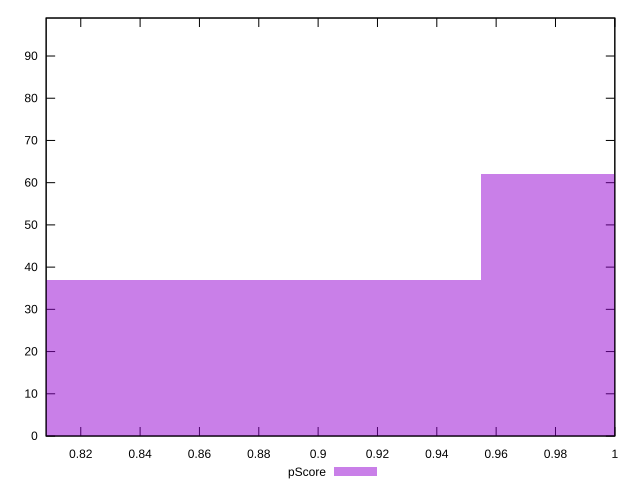

This figure's gnuplot source:
reset

$pScore <<EOF
0.8813142875679736 37
1.0282000021626359 62
EOF

set key outside below
set boxwidth 0.14688571459466226
set xrange [0.8083333333333333:1]
set yrange [0:99]
set trange [0:99]
set style fill transparent solid 0.5 noborder
set terminal svg size 640, 490 enhanced background rgb 'white'
set output "report/report_00029_2021-02-24T13-36-40.390Z/unminified-javascript/samples/card/pScore/histogram.svg"

plot $pScore title "pScore" with boxes

reset
